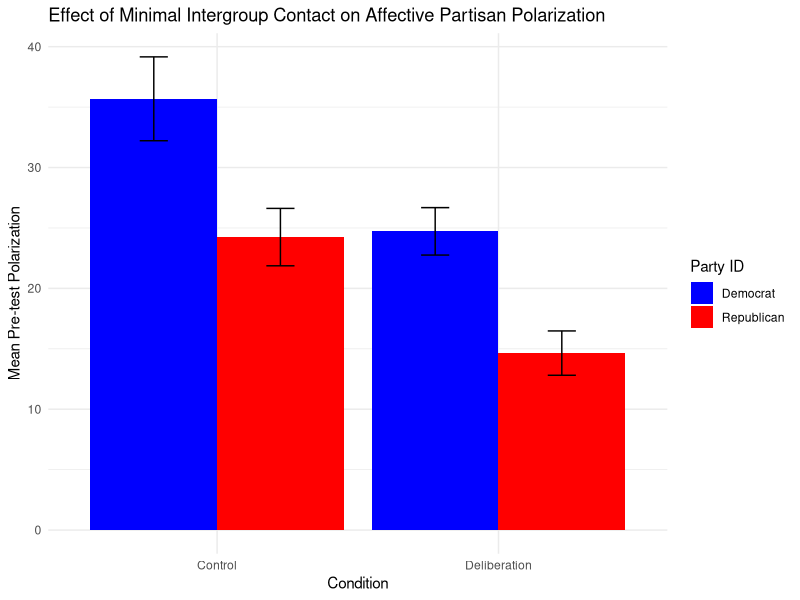

Write the R code that produced this figure.
## ---- chunk 1
library(tidyverse) 
library(tidyr)
library(haven)
partisan_bias <- read_sav("p01/data/LongData.sav")
str(partisan_bias)
## ---- chunk 2
pretest_pol_summary <- partisan_bias %>%
  filter(time == 1) %>%
  group_by(delib, partyid) %>% 
  summarise(
    mean_pol = mean(polarization, na.rm = TRUE),
    se_pol = sd(polarization, na.rm = TRUE) / sqrt(n()),
    n = n()
  )

pretest_pol_summary

## ---- chunk 3
library(ggplot2)

ggplot(pretest_pol_summary, aes(x = factor(delib), y = mean_pol, fill = factor(partyid))) +
  geom_bar(stat = "identity", position = "dodge") +
  geom_errorbar(aes(ymin = mean_pol - se_pol, 
                    ymax = mean_pol + se_pol),
                position = position_dodge(0.9), width = 0.2) +
  scale_x_discrete(labels = c("Control", "Deliberation")) +
  scale_fill_manual(values = c("blue", "red"), labels = c("Democrat", "Republican")) +
  labs(x = "Condition", y = "Mean Pre-test Polarization", fill = "Party ID") +
  ggtitle("Effect of Minimal Intergroup Contact on Affective Partisan Polarization") +
  theme_minimal()
  
